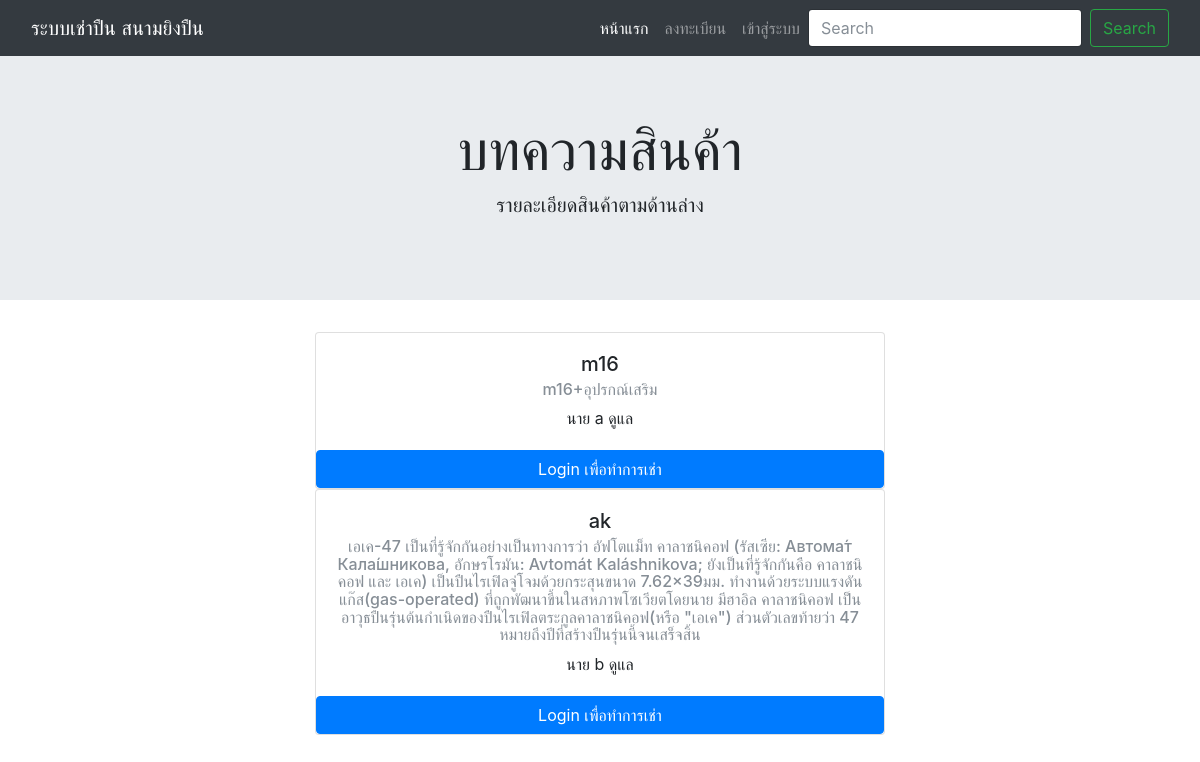
The page / on the database its author committed.
### tables this page shows
CREATE TABLE `tb_gun` (
  `book_id` int(11) NOT NULL,
  `book_name` varchar(255) NOT NULL,
  `book_detail` varchar(255) NOT NULL,
  `book_user` text NOT NULL,
  `book_techer` varchar(255) NOT NULL,
  `book_year` int(11) NOT NULL,
  `book_date` datetime NOT NULL,
  `book_status` varchar(20) NOT NULL,
  `book_code` varchar(50) NOT NULL
);

### index.php (the view, shortened to what this page needs)
<?php
include "header.php";
include 'connect_db.php'
?>
<body>
  <?php include "navbar.php"; ?>
  <div class="jumbotron jumbotron-fluid text-center">
    <div class="container">
      <h1 class="display-4">บทความสินค้า</h1>
      <p class="lead">รายละเอียดสินค้าตามด้านล่าง</p>
    </div>
  </div>
  <div class="container text-center" >
        <div class="row">
        <div class="col-3"></div>
        <div class="col-6">
          <?php
              $sql ="SELECT * FROM tb_gun";
              $result = mysqli_query($conn,$sql);
              $queryResults = mysqli_num_rows($result);
              if ($queryResults>0) {
                  while ($row = mysqli_fetch_assoc($result)){
                      echo "<div class='card'>
                      <div class='card-body'>
                        <h5 class='card-title'>".$row['book_name']."</h5>
                        <h6 class='card-subtitle mb-2 text-muted'>".$row['book_user']."</h6>
                        <p class='card-text'>".$row['book_techer']."</p>
                      </div>
                      <a href='admin-page.php' class='btn btn-primary'>Login เพื่อทำการเช่า</a>
                    </div>";
                  }
              }
          ?>
          </div>
          <div class="col-2"></div>
        </div>
        </div>
</body>
</html>

### header.php (style rules this page uses)
body { padding-top: 54px; }
@media (min-width: 992px) { body { padding-top: 56px; } }

### rows shown on the page
tb_gun: book_name "m16", book_user "m16+อุปรกณ์เสริม", book_techer "นาย a ดูแล"
tb_gun: book_name "ak", book_user "เอเค-47 เป็นที่รู้จักกันอย่างเป็นทางการว่า อัฟโตแม็ท คาลาชนิคอฟ (รัสเซีย: Автома́т Кала́шникова, อักษรโรมัน: Avtomát Kaláshnikova; ยังเป็นที่รู้จักกันคือ คาลาชนิคอฟ และ เอเค) เป็นปืนไรเฟิลจู่โจมด้วยกระสุนขนาด 7.62×39มม. ทำงานด้วยระบบแรงดันแก๊ส(gas-operated) ที่ถูกพัฒนาขึ้นในสหภาพโซเวียตโดยนาย มีฮาอิล คาลาชนิคอฟ เป็นอาวุธปืนรุ่นต้นกำเนิดของปืนไรเฟิลตระกูลคาลาชนิคอฟ(หรือ \"เอเค\") ส่วนตัวเลขท้ายว่า 47 หมายถึงปีที่สร้างปืนรุ่นนี้จนเสร็จสิ้น", book_techer "นาย b ดูแล"
